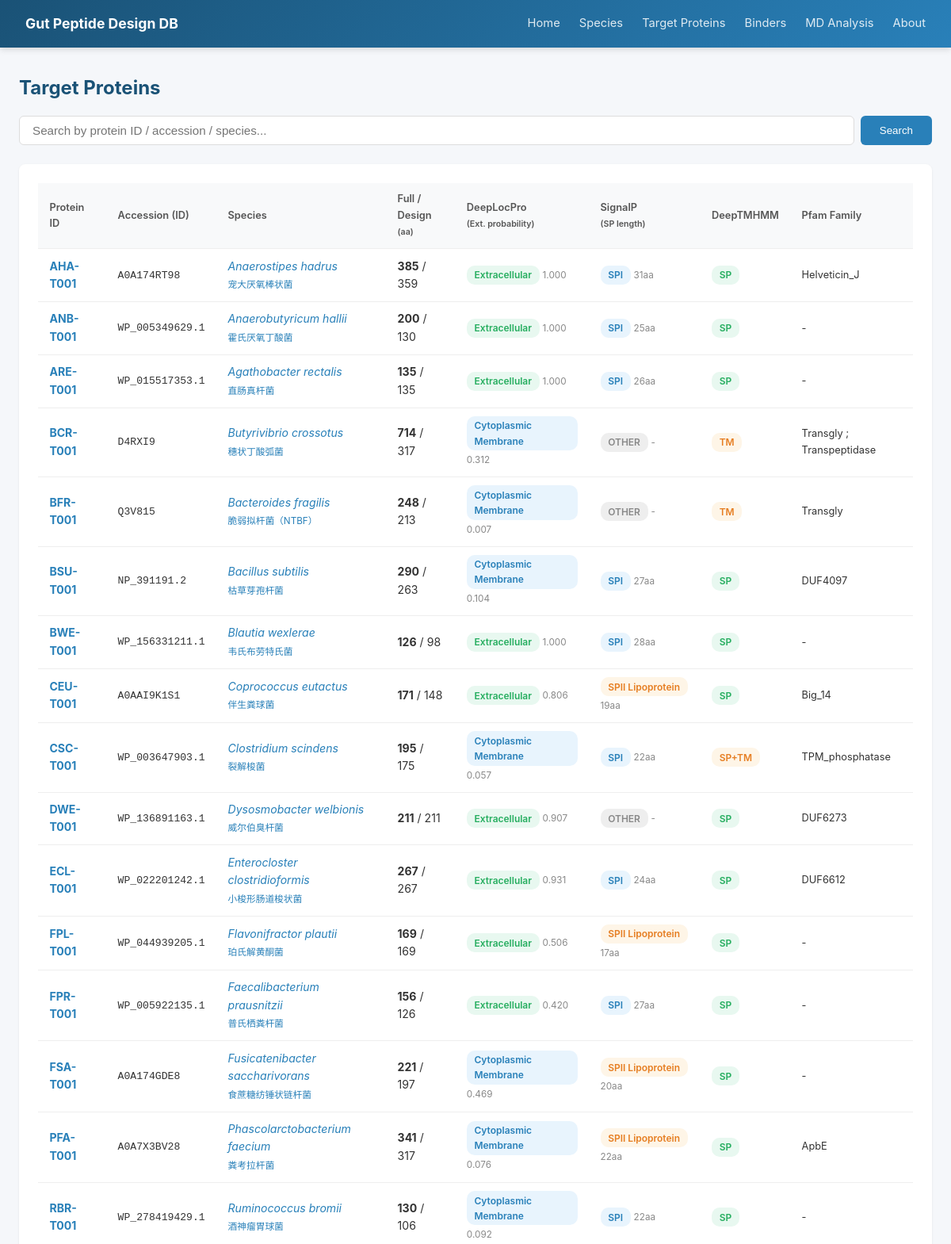
/proteins (upper part), run on an earlier commit of the app's database.
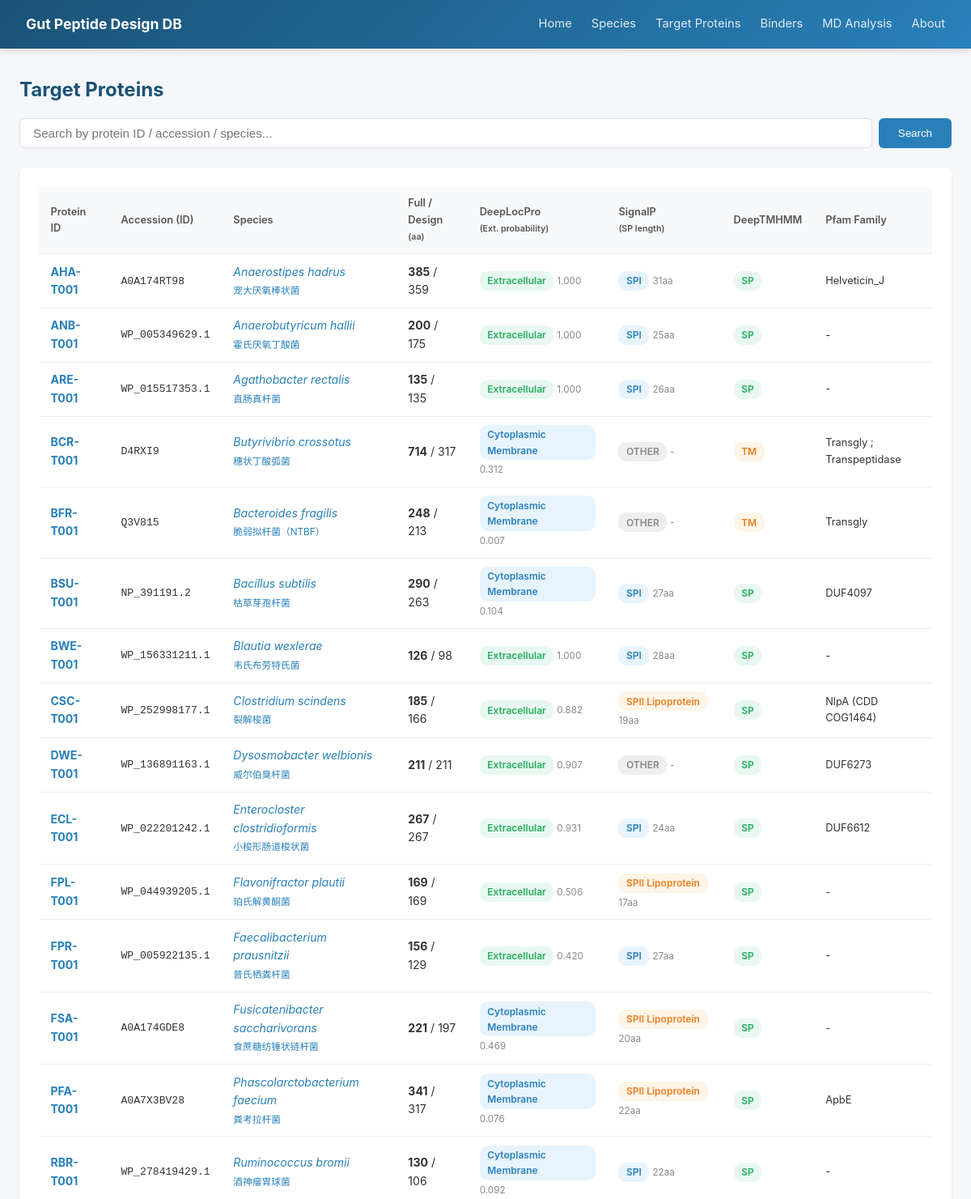
And on a later commit of the database.
### tables this page shows
CREATE TABLE Target_Protein (
        Species_ID            TEXT NOT NULL,
        Protein_ID            TEXT PRIMARY KEY,
        ID_Accession          TEXT,
        Full_Length           INTEGER,
        AA_Length             INTEGER,
        Protein_Sequence      TEXT,
        Localization_Evidence TEXT,
        DeepLocPro_Location   TEXT,
        DeepLocPro_ExtProb    REAL,
        SignalP_Category      TEXT,
        SignalP_SPLen         INTEGER,
        DeepTMHMM_Type        TEXT,
        Pfam_Family           TEXT,
        Notes                 TEXT,
        FOREIGN KEY (Species_ID) REFERENCES Species(Species_ID)
    );

CREATE TABLE Species (
        Species_ID      TEXT PRIMARY KEY,
        Scientific_Name TEXT NOT NULL,
        Chinese_Name    TEXT,
        Taxonomy_ID     INTEGER,
        Genome_Accession TEXT,
        Proteome_Source TEXT,
        Notes           TEXT
    );

### app.py (the view)
@app.route('/proteins')
def protein_list():
    db = get_db()
    q = request.args.get('q', '')
    sql = """
        SELECT p.*, s.Scientific_Name, s.Chinese_Name,
               (SELECT COUNT(*) FROM Binder b WHERE b.Species_ID=p.Species_ID) as binder_cnt
        FROM Target_Protein p JOIN Species s ON p.Species_ID=s.Species_ID
    """
    if q:
        rows = db.execute(sql+" WHERE p.Protein_ID LIKE ? OR s.Scientific_Name LIKE ? ORDER BY p.Protein_ID",
                          (f'%{q}%',f'%{q}%')).fetchall()
    else:
        rows = db.execute(sql+" ORDER BY p.Protein_ID").fetchall()
    return render_template('proteins.html', proteins=rows, q=q)

### app.py (called while the page is built)
@app.context_processor
def inject_meta():
    return {'DB_VERSION': DB_VERSION, 'REPO_URL': REPO_URL}

def get_db():
    if 'db' not in g:
        g.db = sqlite3.connect(DB_PATH)
        g.db.row_factory = sqlite3.Row
    return g.db

### templates/proteins.html (shortened to what this page needs)
{% extends "base.html" %}
{% block content %}
<h1>Target Proteins</h1>
<div class="search-box">
    <form method="GET" action="/proteins" style="display:flex; gap:.5rem; width:100%;">
        <input type="text" name="q" value="{{ q }}" placeholder="Search by protein ID / accession / species...">
        <button type="submit">Search</button>
    </form>
</div>
<div class="card">
    <table>
        <thead><tr>
            <th>Protein ID</th>
            <th>Accession (ID)</th>
            <th>Species</th>
            <th>Full / Design<br><small>(aa)</small></th>
            <th>DeepLocPro<br><small>(Ext. probability)</small></th>
            <th>SignalP<br><small>(SP length)</small></th>
            <th>DeepTMHMM</th>
            <th>Pfam Family</th>
        </tr></thead>
        <tbody>
            {% for p in proteins %}
            <tr>
                <td><a href="/proteins/{{ p.Protein_ID }}"><strong>{{ p.Protein_ID }}</strong></a></td>
                <td style="font-family:monospace;font-size:.82rem;">{{ p.ID_Accession }}</td>
                <td><a href="/species/{{ p.Species_ID }}"><em>{{ p.Scientific_Name }}</em><br><small>{{ p.Chinese_Name }}</small></a></td>
                <td><strong>{{ p.Full_Length }}</strong> / {{ p.AA_Length }}</td>
                <td>
                    {% if p.DeepLocPro_Location == 'Extracellular' %}
                    <span class="badge badge-green">Extracellular</span>
                    {% elif p.DeepLocPro_Location %}
                    <span class="badge badge-blue">{{ p.DeepLocPro_Location }}</span>
                    {% else %}
                    <span class="badge">N/A</span>
                    {% endif %}
                    {% if p.DeepLocPro_ExtProb is not none %}
                    <small style="color:#888;">{{ '%.3f'|format(p.DeepLocPro_ExtProb) }}</small>
                    {% else %}
                    <small style="color:#888;">N/A</small>
                    {% endif %}
                </td>
                <td>
                    {% if p.SignalP_Category and p.SignalP_Category.startswith('SPII') %}
                    <span class="badge badge-orange">SPII Lipoprotein</span>
                    {% elif p.SignalP_Category and p.SignalP_Category.startswith('SPI') %}
                    <span class="badge badge-blue">SPI</span>
                    {% elif p.SignalP_Category %}
                    <span class="badge" style="background:#eee;color:#888;">OTHER</span>
                    {% else %}
                    <span class="badge" style="background:#eee;color:#888;">N/A</span>
                    {% endif %}
                    <small style="color:#888;">{% if p.SignalP_SPLen %}{{ p.SignalP_SPLen }}aa{% else %}-{% endif %}</small>
                </td>
                <td>
                    {% if p.DeepTMHMM_Type in ('TM','SP+TM') %}
                    <span class="badge badge-orange">{{ p.DeepTMHMM_Type }}</span>
                    {% elif p.DeepTMHMM_Type %}
                    <span class="badge badge-green">{{ p.DeepTMHMM_Type }}</span>
                    {% else %}
                    <span class="badge" style="background:#eee;color:#888;">N/A</span>
                    {% endif %}
                </td>
                <td style="font-size:.8rem;max-width:170px;">{{ p.Pfam_Family.replace('；','; ') if p.Pfam_Family else '-' }}</td>
            </tr>
            {% endfor %}
        </tbody>
    </table>
</div>
{% endblock %}

What changed in the data, as far as the page shows it:
removed Target_Protein: Protein_ID "CEU-T001", ID_Accession "A0AAI9K1S1", Scientific_Name "Coprococcus eutactus", Chinese_Name "伴生粪球菌", Full_Length "171", AA_Length "148", DeepLocPro_Location "Extracellular", DeepLocPro_ExtProb "0.806", shows "SPII Lipoprotein", SignalP_SPLen "19", DeepTMHMM_Type "SP", Pfam_Family "Big_14"
changed Target_Protein "ANB-T001": AA_Length "130" → "175"
changed Target_Protein "CSC-T001": ID_Accession "WP_003647903.1" → "WP_252998177.1"; Full_Length "195" → "185"; AA_Length "175" → "166"; DeepLocPro_ExtProb "0.057" → "0.882"; SignalP_SPLen "22" → "19"; Pfam_Family "TPM_phosphatase" → "NlpA (CDD COG1464)"; DeepLocPro_Location "Cytoplasmic Membrane" → (not shown); DeepTMHMM_Type "SP+TM" → "SP"; SignalP_Category "SPI" → "SPII Lipoprotein"
changed Target_Protein "FPR-T001": AA_Length "126" → "129"
